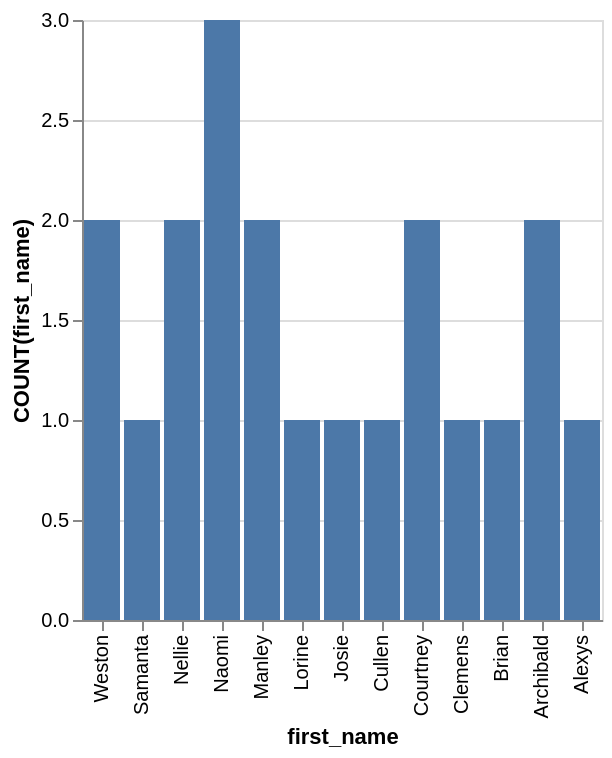

Vega-Lite specification for this chart:
### Vega-Lite specification from a JSON file in a GitHub repository (floating-point values rounded to 4 significant figures)
{"data": {"values": [{"x_data": "Alexys", "y_data": 1}, {"x_data": "Archibald", "y_data": 2}, {"x_data": "Brian", "y_data": 1}, {"x_data": "Clemens", "y_data": 1}, {"x_data": "Courtney", "y_data": 2}, {"x_data": "Cullen", "y_data": 1}, {"x_data": "Josie", "y_data": 1}, {"x_data": "Lorine", "y_data": 1}, {"x_data": "Manley", "y_data": 2}, {"x_data": "Naomi", "y_data": 3}, {"x_data": "Nellie", "y_data": 2}, {"x_data": "Samanta", "y_data": 1}, {"x_data": "Weston", "y_data": 2}]}, "mark": "bar", "encoding": {"x": {"field": "x_data", "type": "nominal", "title": "first_name", "sort": "descending"}, "y": {"field": "y_data", "type": "quantitative", "title": "COUNT(first_name)"}}}
